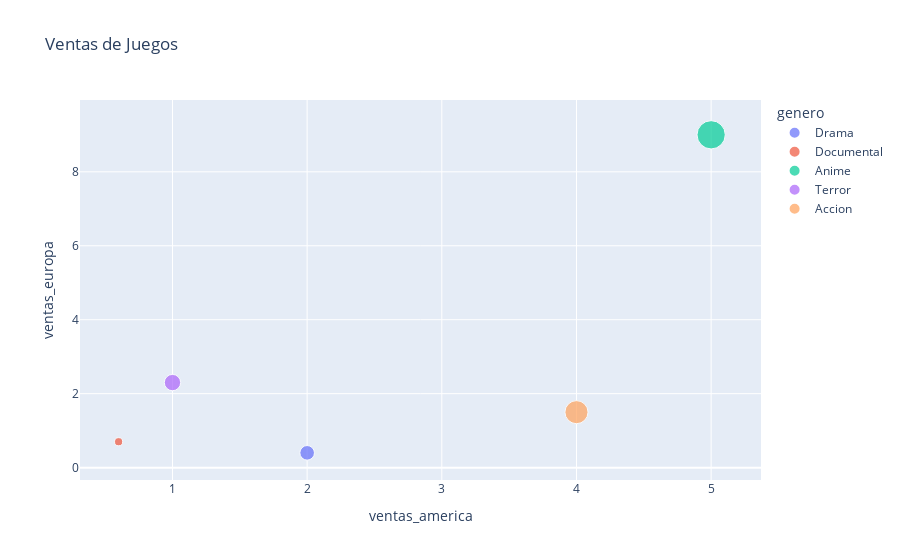

Source (notebook cell):
### Code cell
import pandas as pd
import numpy as np
import plotly.express as px


# Definición corregida del diccionario 'data'
data = {
    "juego": ["juego A", "juego b", "juego c", "juego d", "juego e"],
    "ventas_globales": [1.6, 0.5, 6, 2, 4],
    "ventas_europa": [0.4, 0.7, 9, 2.3, 1.5],  
    "ventas_america": [2, 0.6, 5, 1, 4],
    "genero": ["Drama", "Documental", "Anime", "Terror", "Accion"]
}

# Crear el DataFrame
df = pd.DataFrame(data)

# Crear el gráfico de dispersión con Plotly
fix = px.scatter(df, x="ventas_america", y="ventas_europa",
                 size="ventas_globales", color="genero",
                 hover_name="juego", title="Ventas de Juegos")

# Mostrar el gráfico
fix.show()

### Figure 1 — Plotly figure (JSON) as saved in the notebook; plotly's stock layout.template omitted (floating-point values rounded to 4 significant figures)
{"data": [{"hovertemplate": "<b>%{hovertext}</b><br><br>genero=Drama<br>ventas_america=%{x}<br>ventas_europa=%{y}<br>ventas_globales=%{marker.size}<extra></extra>", "hovertext": ["juego A"], "legendgroup": "Drama", "marker": {"color": "#636efa", "size": [1.6], "sizemode": "area", "sizeref": 0.015, "symbol": "circle"}, "mode": "markers", "name": "Drama", "orientation": "v", "showlegend": true, "type": "scatter", "x": [2], "xaxis": "x", "y": [0.4], "yaxis": "y"}, {"hovertemplate": "<b>%{hovertext}</b><br><br>genero=Documental<br>ventas_america=%{x}<br>ventas_europa=%{y}<br>ventas_globales=%{marker.size}<extra></extra>", "hovertext": ["juego b"], "legendgroup": "Documental", "marker": {"color": "#EF553B", "size": [0.5], "sizemode": "area", "sizeref": 0.015, "symbol": "circle"}, "mode": "markers", "name": "Documental", "orientation": "v", "showlegend": true, "type": "scatter", "x": [0.6], "xaxis": "x", "y": [0.7], "yaxis": "y"}, {"hovertemplate": "<b>%{hovertext}</b><br><br>genero=Anime<br>ventas_america=%{x}<br>ventas_europa=%{y}<br>ventas_globales=%{marker.size}<extra></extra>", "hovertext": ["juego c"], "legendgroup": "Anime", "marker": {"color": "#00cc96", "size": [6], "sizemode": "area", "sizeref": 0.015, "symbol": "circle"}, "mode": "markers", "name": "Anime", "orientation": "v", "showlegend": true, "type": "scatter", "x": [5], "xaxis": "x", "y": [9], "yaxis": "y"}, {"hovertemplate": "<b>%{hovertext}</b><br><br>genero=Terror<br>ventas_america=%{x}<br>ventas_europa=%{y}<br>ventas_globales=%{marker.size}<extra></extra>", "hovertext": ["juego d"], "legendgroup": "Terror", "marker": {"color": "#ab63fa", "size": [2], "sizemode": "area", "sizeref": 0.015, "symbol": "circle"}, "mode": "markers", "name": "Terror", "orientation": "v", "showlegend": true, "type": "scatter", "x": [1], "xaxis": "x", "y": [2.3], "yaxis": "y"}, {"hovertemplate": "<b>%{hovertext}</b><br><br>genero=Accion<br>ventas_america=%{x}<br>ventas_europa=%{y}<br>ventas_globales=%{marker.size}<extra></extra>", "hovertext": ["juego e"], "legendgroup": "Accion", "marker": {"color": "#FFA15A", "size": [4], "sizemode": "area", "sizeref": 0.015, "symbol": "circle"}, "mode": "markers", "name": "Accion", "orientation": "v", "showlegend": true, "type": "scatter", "x": [4], "xaxis": "x", "y": [1.5], "yaxis": "y"}], "layout": {"legend": {"itemsizing": "constant", "title": {"text": "genero"}, "tracegroupgap": 0}, "title": {"text": "Ventas de Juegos"}, "xaxis": {"anchor": "y", "domain": [0, 1], "title": {"text": "ventas_america"}}, "yaxis": {"anchor": "x", "domain": [0, 1], "title": {"text": "ventas_europa"}}}}
